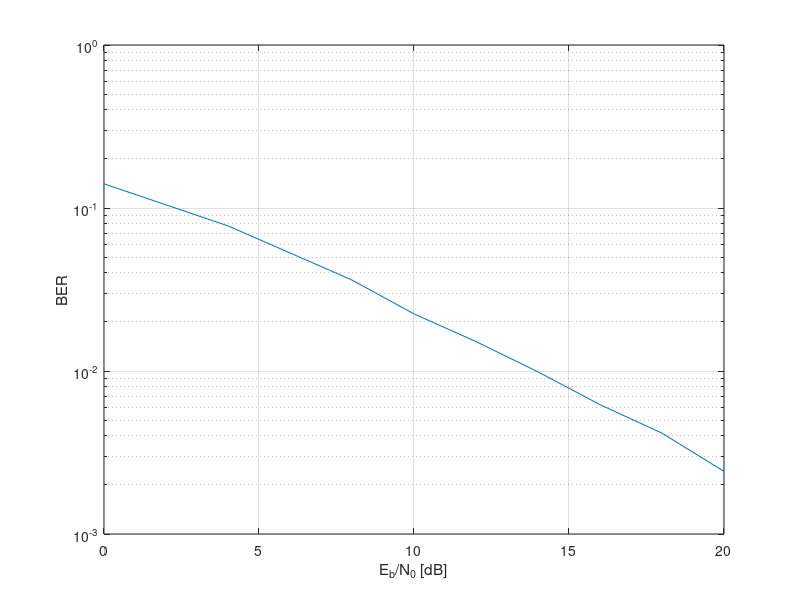

Write the MATLAB code that produced this figure.
clear
EbN0dB_vector=0:2:20;
Eb=1;
for snr_i=1:length(EbN0dB_vector)
    EbN0dB=EbN0dB_vector(snr_i);
    EbN0=10.^(EbN0dB/10);
    N0=Eb/EbN0;
    sym_cnt=0;
    err_cnt=0;
    while err_cnt<500
        s=sqrt(Eb)*sign(rand-0.5)+j*sqrt(Eb)*sign(rand-0.5);
        h=sqrt(1/2)*(randn+j*randn);
        n=sqrt(N0/2)*(randn+j*randn);
        r=h*s+n;
        D=r*exp(-j*angle(h));
        s_hat=sign(real(D));
        s_hat2=sign(imag(D));
        if sign(real(s)) ~= s_hat
            err_cnt=err_cnt+1;
        end
        if sign(imag(s)) ~= s_hat2
            err_cnt=err_cnt+1;
        end
        sym_cnt=sym_cnt+2;
    end
    BER(snr_i)=err_cnt/sym_cnt
end
figure
semilogy(EbN0dB_vector, BER)
xlabel('E_b/N_0 [dB]')
ylabel('BER')
grid
